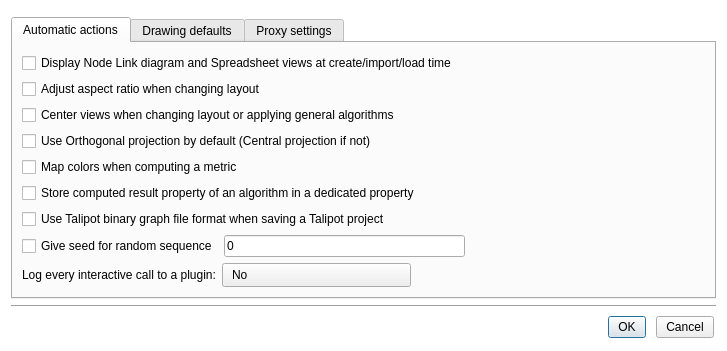
<?xml version="1.0" encoding="UTF-8"?>
<ui version="4.0">
 <class>PreferencesDialog</class>
 <widget class="QDialog" name="PreferencesDialog">
  <property name="geometry">
   <rect>
    <x>0</x>
    <y>0</y>
    <width>727</width>
    <height>347</height>
   </rect>
  </property>
  <property name="sizePolicy">
   <sizepolicy hsizetype="Preferred" vsizetype="Preferred">
    <horstretch>0</horstretch>
    <verstretch>0</verstretch>
   </sizepolicy>
  </property>
  <property name="minimumSize">
   <size>
    <width>0</width>
    <height>0</height>
   </size>
  </property>
  <property name="windowTitle">
   <string>Talipot preferences</string>
  </property>
  <property name="windowIcon">
   <iconset resource="../../../../library/talipot-gui/resources/TalipotGUIResource.qrc">
    <normaloff>:/talipot/gui/icons/logo32x32.png</normaloff>:/talipot/gui/icons/logo32x32.png</iconset>
  </property>
  <property name="styleSheet">
   <string notr="true">QPushButton, QComboBox {
border-image: url(:/talipot/gui/ui/btn_26.png) 4;
border-width: 4;
padding: 0px 6px;
font-size: 12px;
}
QPushButton::flat {
border-image: none;
border-width: 4;
padding: 0px 6px;
font-size: 12px;
background-color: transparent;
}
QPushButton, QComboBox, QLabel {
color: black;
}
QPushButton:hover, QComboBox:hover {
border-image: url(:/talipot/gui/ui/btn_26_hover.png) 4;
}
QPushButton:disabled, QComboBox::disabled {
color:gray;
}
QPushButton:pressed{
border-image: url(:/talipot/gui/ui/btn_26_pressed.png) 4;
}
QPushButton::menu-indicator{
subcontrol-origin: margin;
subcontrol-position: center right;
right: 4px;
}
QPushButton {
outline: none;
margin: 2
}
QComboBox::down-arrow {
image: url(:/talipot/gui/ui/combobox_arrow.png);
}
QComboBox:drop-down {
subcontrol-origin: padding;
subcontrol-position: top right;
border-left-style: none;
border-top-right-radius: 1px;
border-bottom-right-radius: 1px;
}
#PreferencesDialog {
background-color: white;
border: 0px;
}
QFrame[ section=&quot;true&quot; ] {
border-top: 1px solid #D9D9D9;
padding-top: 20px;
}
QFrame[ subsection = &quot;true&quot; ] {
border-top: 1px solid #D9D9D9;
padding-top: 5px;
background-color: #F4F4F4;
}</string>
  </property>
  <layout class="QVBoxLayout" name="verticalLayout_5">
   <item>
    <widget class="QFrame" name="horizontalFrame_2">
     <property name="sizePolicy">
      <sizepolicy hsizetype="Preferred" vsizetype="Maximum">
       <horstretch>0</horstretch>
       <verstretch>0</verstretch>
      </sizepolicy>
     </property>
     <layout class="QHBoxLayout" name="horizontalLayout_4">
      <property name="topMargin">
       <number>0</number>
      </property>
      <property name="bottomMargin">
       <number>0</number>
      </property>
     </layout>
    </widget>
   </item>
   <item>
    <widget class="QTabWidget" name="tabWidget">
     <property name="currentIndex">
      <number>0</number>
     </property>
     <widget class="QWidget" name="tab">
      <attribute name="title">
       <string>Automatic actions</string>
      </attribute>
      <layout class="QVBoxLayout" name="verticalLayout_4">
       <item>
        <layout class="QVBoxLayout" name="verticalLayout_2">
         <item>
          <widget class="QCheckBox" name="displayDefaultViews">
           <property name="toolTip">
            <string>&lt;html&gt;&lt;head/&gt;&lt;body&gt;&lt;p&gt;When creating a new graph, importing or loading a graph file, a &lt;span style=&quot; font-weight:600;&quot;&gt;Node Link diagram&lt;/span&gt; and a &lt;span style=&quot; font-weight:600;&quot;&gt;Spreadsheet&lt;/span&gt; views will be automatically created.&lt;/p&gt;&lt;/body&gt;&lt;/html&gt;</string>
           </property>
           <property name="text">
            <string>Display Node Link diagram and Spreadsheet views at create/import/load time</string>
           </property>
          </widget>
         </item>
         <item>
          <widget class="QCheckBox" name="aspectRatioCheck">
           <property name="toolTip">
            <string>&lt;html&gt;&lt;body&gt;&lt;p&gt;After applying a layout algorithm, the graph layout will be automatically scaled to get an aspect ratio of 1.&lt;/p&gt;&lt;/body&gt;&lt;/html&gt;</string>
           </property>
           <property name="text">
            <string>Adjust aspect ratio when changing layout</string>
           </property>
          </widget>
         </item>
         <item>
          <widget class="QCheckBox" name="centerViewCheck">
           <property name="toolTip">
            <string>&lt;html&gt;&lt;body&gt;&lt;p&gt;After computing a new layout or applying a general algorithm, the graph views will be automatically centered.&lt;/p&gt;&lt;/body&gt;&lt;/html&gt;</string>
           </property>
           <property name="text">
            <string>Center views when changing layout or applying general algorithms</string>
           </property>
           <property name="checked">
            <bool>false</bool>
           </property>
          </widget>
         </item>
         <item>
          <widget class="QCheckBox" name="viewOrthoCheck">
           <property name="toolTip">
            <string>&lt;html&gt;&lt;body&gt;&lt;p&gt;If checked, the 3D views will use an orthogonal projection; a central projection if not.&lt;/p&gt;&lt;/body&gt;&lt;/html&gt;</string>
           </property>
           <property name="text">
            <string>Use Orthogonal projection by default (Central projection if not)</string>
           </property>
           <property name="checked">
            <bool>false</bool>
           </property>
          </widget>
         </item>
         <item>
          <widget class="QCheckBox" name="colorMappingCheck">
           <property name="toolTip">
            <string>&lt;html&gt;&lt;head/&gt;&lt;body&gt;&lt;p&gt;After a metric computation, the graph nodes will be automatically colorized according to the metric associated values, using the color scale defined as value of the &amp;quot;color scale&amp;quot; parameter of the &lt;span style=&quot; font-weight:600;&quot;&gt;Color Mapping&lt;/span&gt; plugin.&lt;/p&gt;&lt;/body&gt;&lt;/html&gt;</string>
           </property>
           <property name="text">
            <string>Map colors when computing a metric</string>
           </property>
          </widget>
         </item>
         <item>
          <widget class="QCheckBox" name="resultPropertyStoredCheck">
           <property name="toolTip">
            <string>&lt;html&gt;&lt;body&gt;&lt;p&gt;The contents of the result property of an algorithm (viewMetric for example) will be stored in a new property automatically named using the values of the parameters of the algorithm.&lt;/p&gt;&lt;/body&gt;&lt;/html&gt;</string>
           </property>
           <property name="text">
            <string>Store computed result property of an algorithm in a dedicated property</string>
           </property>
          </widget>
         </item>
         <item>
          <widget class="QCheckBox" name="usetlpbformat">
           <property name="toolTip">
            <string>&lt;html&gt;&lt;head/&gt;&lt;body&gt;&lt;p&gt;Use the Talipot binary graph file format (tlpb) instead of the tlp plain text file format. The use of the tlpb format makes loading/saving of Talipot project file much faster but you will lose compatibility with older version of Talipot.&lt;/p&gt;&lt;/body&gt;&lt;/html&gt;</string>
           </property>
           <property name="text">
            <string>Use Talipot binary graph file format when saving a Talipot project</string>
           </property>
          </widget>
         </item>
         <item>
          <layout class="QHBoxLayout" name="horizontalLayout_7">
           <item>
            <widget class="QCheckBox" name="randomSeedCheck">
             <property name="toolTip">
              <string>&lt;html&gt;&lt;body&gt;&lt;p&gt;When checked, each random sequence will be initialized with the given value.
If not, a new random seed will be set to initialize each new random sequence.&lt;/p&gt;&lt;/body&gt;&lt;/html&gt;</string>
             </property>
             <property name="text">
              <string>Give seed for random sequence</string>
             </property>
            </widget>
           </item>
           <item>
            <widget class="QLineEdit" name="randomSeedEdit">
             <property name="toolTip">
              <string>The seed value must be a positive integer</string>
             </property>
             <property name="text">
              <string>0</string>
             </property>
            </widget>
           </item>
           <item>
            <spacer name="horizontalSpacer_4">
             <property name="orientation">
              <enum>Qt::Horizontal</enum>
             </property>
             <property name="sizeHint" stdset="0">
              <size>
               <width>40</width>
               <height>20</height>
              </size>
             </property>
            </spacer>
           </item>
          </layout>
         </item>
         <item>
          <layout class="QHBoxLayout" name="horizontalLayout_8">
           <item>
            <widget class="QLabel" name="logLabel">
             <property name="toolTip">
              <string>&lt;p&gt;Choose whether you want to log every interactive call to an algorithm, an export or import plugin.&lt;br/&gt;The execution time can be logged too.&lt;/p&gt;</string>
             </property>
             <property name="styleSheet">
              <string notr="true">QLabel  {font-style: normal }</string>
             </property>
             <property name="text">
              <string>Log every interactive call to a plugin:</string>
             </property>
            </widget>
           </item>
           <item>
            <widget class="QComboBox" name="logCombo">
             <property name="toolTip">
              <string>&lt;p&gt;Choose whether you want to log every interactive call to an algorithm, an export or import plugin.&lt;br/&gt;The execution time can be logged too.&lt;/p&gt;</string>
             </property>
             <item>
              <property name="text">
               <string>No</string>
              </property>
             </item>
             <item>
              <property name="text">
               <string>Yes</string>
              </property>
             </item>
             <item>
              <property name="text">
               <string>Yes, with the execution time</string>
              </property>
             </item>
            </widget>
           </item>
           <item>
            <spacer name="horizontalSpacer_5">
             <property name="orientation">
              <enum>Qt::Horizontal</enum>
             </property>
             <property name="sizeHint" stdset="0">
              <size>
               <width>40</width>
               <height>20</height>
              </size>
             </property>
            </spacer>
           </item>
          </layout>
         </item>
        </layout>
       </item>
      </layout>
     </widget>
     <widget class="QWidget" name="tab_2">
      <attribute name="title">
       <string>Drawing defaults</string>
      </attribute>
      <layout class="QVBoxLayout" name="verticalLayout_3">
       <item>
        <layout class="QVBoxLayout" name="renderingFrameContents">
         <property name="spacing">
          <number>10</number>
         </property>
         <item>
          <widget class="QTableWidget" name="graphDefaultsTable">
           <property name="sizePolicy">
            <sizepolicy hsizetype="Expanding" vsizetype="Preferred">
             <horstretch>0</horstretch>
             <verstretch>0</verstretch>
            </sizepolicy>
           </property>
           <property name="styleSheet">
            <string notr="true">QAbstractItemView {
background-color: white;
border: 0px;
}
QHeaderView::section {
background-color: white;
height: 30px;
font: bold 12px;
color: black;
border: 0px;
}
QTableView {
font: 12px;
}
</string>
           </property>
           <property name="frameShape">
            <enum>QFrame::NoFrame</enum>
           </property>
           <property name="editTriggers">
            <set>QAbstractItemView::AllEditTriggers</set>
           </property>
           <property name="showGrid">
            <bool>false</bool>
           </property>
           <property name="cornerButtonEnabled">
            <bool>false</bool>
           </property>
           <attribute name="horizontalHeaderDefaultSectionSize">
            <number>200</number>
           </attribute>
           <attribute name="horizontalHeaderMinimumSectionSize">
            <number>1</number>
           </attribute>
           <row>
            <property name="text">
             <string>New Row</string>
            </property>
           </row>
           <row>
            <property name="text">
             <string>New Row</string>
            </property>
           </row>
           <row>
            <property name="text">
             <string>New Row</string>
            </property>
           </row>
           <row>
            <property name="text">
             <string>New Row</string>
            </property>
           </row>
           <row>
            <property name="text">
             <string>New Row</string>
            </property>
           </row>
           <column>
            <property name="text">
             <string/>
            </property>
           </column>
           <column>
            <property name="text">
             <string>Nodes</string>
            </property>
           </column>
           <column>
            <property name="text">
             <string>Edges</string>
            </property>
           </column>
           <item row="0" column="0">
            <property name="text">
             <string>Default color</string>
            </property>
            <property name="font">
             <font>
              <pointsize>8</pointsize>
              <weight>75</weight>
              <bold>true</bold>
             </font>
            </property>
           </item>
           <item row="1" column="0">
            <property name="text">
             <string>Default size</string>
            </property>
            <property name="font">
             <font>
              <pointsize>8</pointsize>
              <weight>75</weight>
              <bold>true</bold>
             </font>
            </property>
           </item>
           <item row="2" column="0">
            <property name="text">
             <string>Default shape</string>
            </property>
            <property name="font">
             <font>
              <pointsize>8</pointsize>
              <weight>75</weight>
              <bold>true</bold>
             </font>
            </property>
           </item>
           <item row="3" column="0">
            <property name="text">
             <string>Selection color (nodes = edges)</string>
            </property>
            <property name="font">
             <font>
              <pointsize>8</pointsize>
              <weight>75</weight>
              <bold>true</bold>
             </font>
            </property>
           </item>
           <item row="4" column="0">
            <property name="text">
             <string>Default label color (nodes = edges)</string>
            </property>
            <property name="font">
             <font>
              <pointsize>8</pointsize>
              <weight>75</weight>
              <bold>true</bold>
             </font>
            </property>
           </item>
          </widget>
         </item>
        </layout>
       </item>
       <item>
        <layout class="QHBoxLayout" name="drawingHorizontalLayout">
         <property name="spacing">
          <number>0</number>
         </property>
         <item>
          <widget class="QCheckBox" name="applyDrawingDefaultsCheck">
           <property name="toolTip">
            <string>&lt;p&gt;If checked, when clicking &quot;OK&quot;, &lt;br/&gt;the drawing defaults changes will be applied to the graphs currently loaded.&lt;/p&gt;</string>
           </property>
           <property name="text">
            <string>Apply drawing defaults changes to loaded graphs</string>
           </property>
          </widget>
         </item>
         <item>
          <spacer name="horizontalSpacer_6">
           <property name="orientation">
            <enum>Qt::Horizontal</enum>
           </property>
           <property name="sizeHint" stdset="0">
            <size>
             <width>40</width>
             <height>20</height>
            </size>
           </property>
          </spacer>
         </item>
         <item>
          <widget class="QPushButton" name="resetAllDrawingDefaultsButton">
           <property name="toolTip">
            <string>&lt;p&gt;Reset all drawing defaults to their Talipot predefined values.&lt;br/&gt;You can also reset row specific default values in using a contextual menu displayed by a left click on the title of the corresponding row.&lt;/p&gt;</string>
           </property>
           <property name="text">
            <string>Reset all defaults</string>
           </property>
          </widget>
         </item>
        </layout>
       </item>
      </layout>
     </widget>
     <widget class="QWidget" name="tab_3">
      <attribute name="title">
       <string>Proxy settings</string>
      </attribute>
      <layout class="QVBoxLayout" name="verticalLayout">
       <item>
        <layout class="QVBoxLayout" name="networkFrameContents">
         <property name="spacing">
          <number>0</number>
         </property>
         <item>
          <widget class="QCheckBox" name="proxyCheck">
           <property name="styleSheet">
            <string notr="true">font: italic;</string>
           </property>
           <property name="text">
            <string>Enable application proxy</string>
           </property>
          </widget>
         </item>
         <item>
          <widget class="QFrame" name="networkFrame1">
           <property name="enabled">
            <bool>false</bool>
           </property>
           <layout class="QHBoxLayout" name="horizontalLayout">
            <item>
             <widget class="QLabel" name="labeltype">
              <property name="text">
               <string>Type:</string>
              </property>
             </widget>
            </item>
            <item>
             <widget class="QComboBox" name="proxyType">
              <item>
               <property name="text">
                <string>SOCKS 5</string>
               </property>
              </item>
              <item>
               <property name="text">
                <string>HTTP</string>
               </property>
              </item>
              <item>
               <property name="text">
                <string>Caching-only HTTP</string>
               </property>
              </item>
              <item>
               <property name="text">
                <string>Caching FTP</string>
               </property>
              </item>
             </widget>
            </item>
            <item>
             <spacer name="horizontalSpacer">
              <property name="orientation">
               <enum>Qt::Horizontal</enum>
              </property>
              <property name="sizeHint" stdset="0">
               <size>
                <width>40</width>
                <height>20</height>
               </size>
              </property>
             </spacer>
            </item>
           </layout>
          </widget>
         </item>
         <item>
          <widget class="QFrame" name="networkFrame2">
           <property name="enabled">
            <bool>false</bool>
           </property>
           <layout class="QHBoxLayout" name="horizontalLayout_3">
            <item>
             <widget class="QLabel" name="labelhost">
              <property name="text">
               <string>Host:</string>
              </property>
             </widget>
            </item>
            <item>
             <widget class="QLineEdit" name="proxyAddr">
              <property name="placeholderText">
               <string>address</string>
              </property>
             </widget>
            </item>
            <item>
             <widget class="QLabel" name="label_2">
              <property name="text">
               <string>:</string>
              </property>
             </widget>
            </item>
            <item>
             <widget class="QSpinBox" name="proxyPort">
              <property name="maximum">
               <number>65535</number>
              </property>
              <property name="value">
               <number>3128</number>
              </property>
             </widget>
            </item>
            <item>
             <spacer name="horizontalSpacer_2">
              <property name="orientation">
               <enum>Qt::Horizontal</enum>
              </property>
              <property name="sizeHint" stdset="0">
               <size>
                <width>40</width>
                <height>20</height>
               </size>
              </property>
             </spacer>
            </item>
           </layout>
          </widget>
         </item>
         <item>
          <widget class="QFrame" name="networkFrame3">
           <property name="enabled">
            <bool>false</bool>
           </property>
           <layout class="QHBoxLayout" name="horizontalLayout_6">
            <item>
             <widget class="QCheckBox" name="proxyAuthCheck">
              <property name="text">
               <string>Use authentication</string>
              </property>
             </widget>
            </item>
            <item>
             <widget class="QLineEdit" name="proxyUser">
              <property name="enabled">
               <bool>false</bool>
              </property>
             </widget>
            </item>
            <item>
             <widget class="QLineEdit" name="proxyPassword">
              <property name="enabled">
               <bool>false</bool>
              </property>
              <property name="echoMode">
               <enum>QLineEdit::Password</enum>
              </property>
             </widget>
            </item>
            <item>
             <spacer name="horizontalSpacer_3">
              <property name="orientation">
               <enum>Qt::Horizontal</enum>
              </property>
              <property name="sizeHint" stdset="0">
               <size>
                <width>40</width>
                <height>20</height>
               </size>
              </property>
             </spacer>
            </item>
           </layout>
          </widget>
         </item>
        </layout>
       </item>
      </layout>
     </widget>
    </widget>
   </item>
   <item>
    <widget class="Line" name="line_2">
     <property name="orientation">
      <enum>Qt::Horizontal</enum>
     </property>
    </widget>
   </item>
   <item>
    <widget class="QDialogButtonBox" name="buttonBox">
     <property name="standardButtons">
      <set>QDialogButtonBox::Cancel|QDialogButtonBox::Ok</set>
     </property>
    </widget>
   </item>
  </layout>
 </widget>
 <resources>
  <include location="../../../../library/talipot-gui/resources/TalipotGUIResource.qrc"/>
 </resources>
 <connections>
  <connection>
   <sender>proxyCheck</sender>
   <signal>clicked(bool)</signal>
   <receiver>networkFrame1</receiver>
   <slot>setEnabled(bool)</slot>
   <hints>
    <hint type="sourcelabel">
     <x>538</x>
     <y>107</y>
    </hint>
    <hint type="destinationlabel">
     <x>538</x>
     <y>139</y>
    </hint>
   </hints>
  </connection>
  <connection>
   <sender>proxyCheck</sender>
   <signal>clicked(bool)</signal>
   <receiver>networkFrame3</receiver>
   <slot>setEnabled(bool)</slot>
   <hints>
    <hint type="sourcelabel">
     <x>538</x>
     <y>107</y>
    </hint>
    <hint type="destinationlabel">
     <x>538</x>
     <y>205</y>
    </hint>
   </hints>
  </connection>
  <connection>
   <sender>proxyAuthCheck</sender>
   <signal>clicked(bool)</signal>
   <receiver>proxyUser</receiver>
   <slot>setEnabled(bool)</slot>
   <hints>
    <hint type="sourcelabel">
     <x>212</x>
     <y>190</y>
    </hint>
    <hint type="destinationlabel">
     <x>397</x>
     <y>190</y>
    </hint>
   </hints>
  </connection>
  <connection>
   <sender>proxyAuthCheck</sender>
   <signal>clicked(bool)</signal>
   <receiver>proxyPassword</receiver>
   <slot>setEnabled(bool)</slot>
   <hints>
    <hint type="sourcelabel">
     <x>212</x>
     <y>190</y>
    </hint>
    <hint type="destinationlabel">
     <x>614</x>
     <y>190</y>
    </hint>
   </hints>
  </connection>
  <connection>
   <sender>buttonBox</sender>
   <signal>accepted()</signal>
   <receiver>PreferencesDialog</receiver>
   <slot>accept()</slot>
   <hints>
    <hint type="sourcelabel">
     <x>478</x>
     <y>446</y>
    </hint>
    <hint type="destinationlabel">
     <x>478</x>
     <y>235</y>
    </hint>
   </hints>
  </connection>
  <connection>
   <sender>buttonBox</sender>
   <signal>rejected()</signal>
   <receiver>PreferencesDialog</receiver>
   <slot>reject()</slot>
   <hints>
    <hint type="sourcelabel">
     <x>478</x>
     <y>446</y>
    </hint>
    <hint type="destinationlabel">
     <x>478</x>
     <y>235</y>
    </hint>
   </hints>
  </connection>
  <connection>
   <sender>proxyCheck</sender>
   <signal>clicked(bool)</signal>
   <receiver>networkFrame2</receiver>
   <slot>setEnabled(bool)</slot>
   <hints>
    <hint type="sourcelabel">
     <x>538</x>
     <y>107</y>
    </hint>
    <hint type="destinationlabel">
     <x>538</x>
     <y>173</y>
    </hint>
   </hints>
  </connection>
  <connection>
   <sender>randomSeedCheck</sender>
   <signal>clicked(bool)</signal>
   <receiver>randomSeedEdit</receiver>
   <slot>setEnabled(bool)</slot>
   <hints>
    <hint type="sourcelabel">
     <x>158</x>
     <y>336</y>
    </hint>
    <hint type="destinationlabel">
     <x>405</x>
     <y>336</y>
    </hint>
   </hints>
  </connection>
 </connections>
 <slots>
  <slot>settingsChanged()</slot>
  <slot>applySettings()</slot>
 </slots>
</ui>
